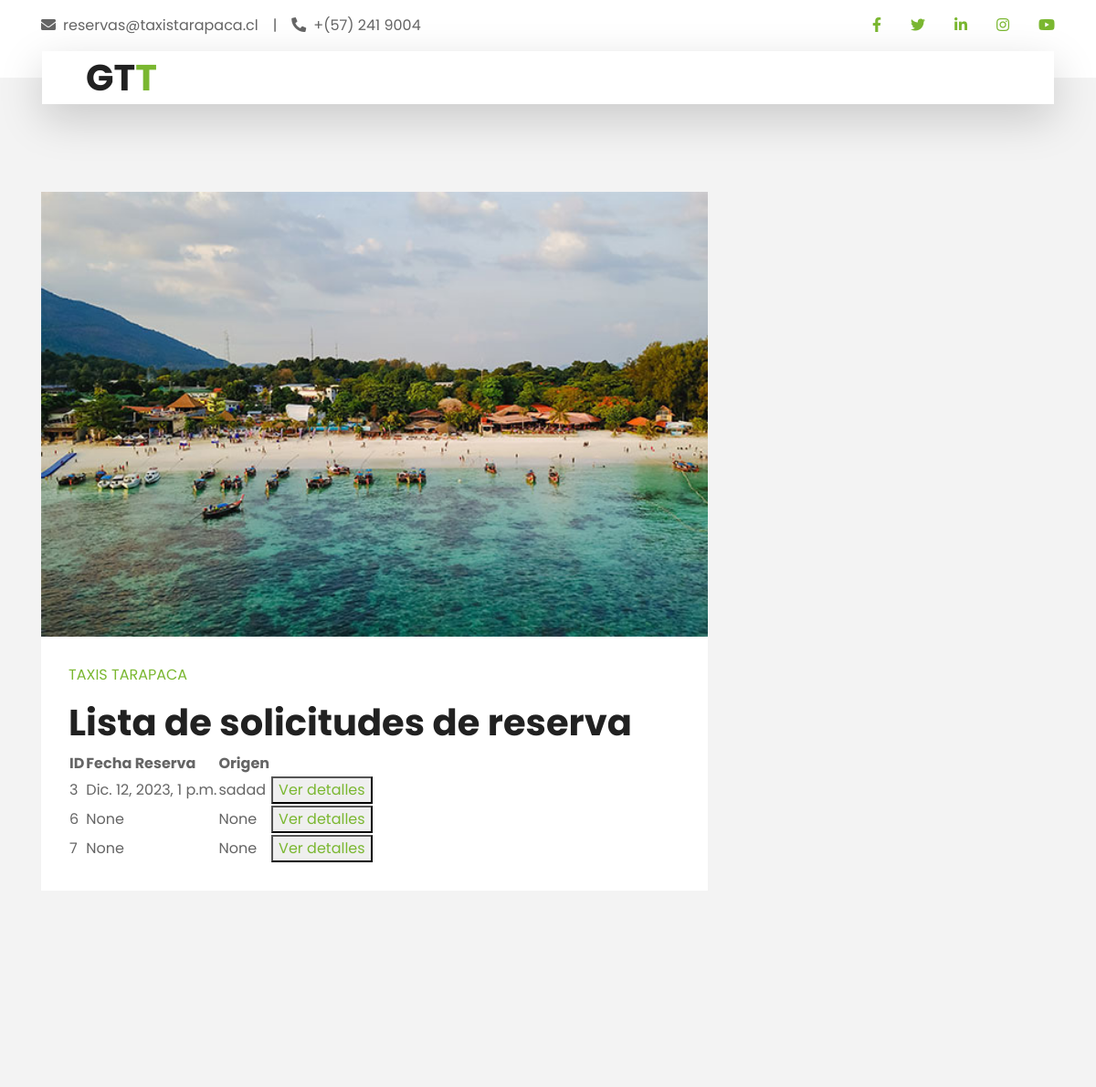
Before: /es/scr_ares/ (signed in, upper part) with the older database file.
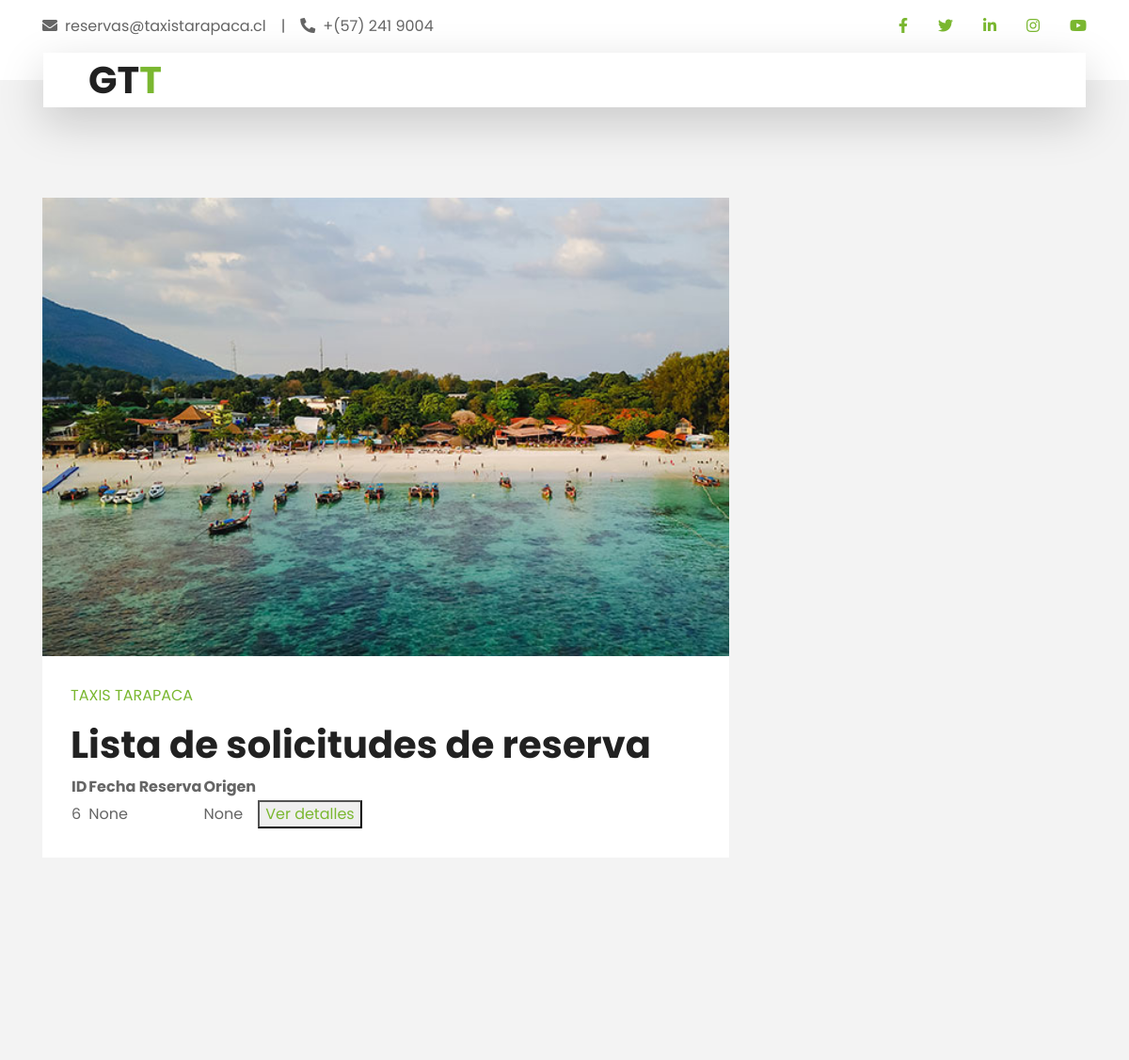
After: the same page with the newer database file.
### Gestion_viajes/models.py (models this page shows)
class Reserva(models.Model):
    id = models.AutoField(primary_key=True,unique=True)
    reservante = models.ForeignKey(Usuario,on_delete=models.SET_NULL,blank=True,null=True,default=None)
    fecha_reserva = models.DateTimeField(null=True,blank=True)
    origen = models.CharField(max_length=254,null=True,blank=True)
    numero_origen = models.IntegerField(null=True,blank=True)
    tipo_origen = models.ForeignKey(TiposCalle,on_delete = models.SET_NULL,blank=True,null=True,default=None,related_name='reserva_torigen')
    destino = models.CharField(max_length=54,null=True,blank=True)
    numero_destino = models.IntegerField(null=True,blank=True)
    tipo_destino = models.ForeignKey(TiposCalle,on_delete = models.SET_NULL,blank=True,null=True,default=None,related_name='reserva_tdestino')
    cantidad_pasajeros = models.IntegerField(null=True,blank=True)
    anulado = models.IntegerField(null=True,blank=True)
    observacion = models.TextField(null=True,blank=True)
    region = models.ForeignKey(Region,on_delete=models.SET_NULL,null=True,blank=True,default=None)
    ciudad = models.ForeignKey(Ciudad,on_delete=models.SET_NULL,null=True,blank=True,default=None)
    comuna = models.ForeignKey(Comuna,on_delete=models.SET_NULL,null=True,blank=True,default=None)
    region_destino = models.ForeignKey(Region,on_delete=models.SET_NULL,null=True,blank=True,default=None,related_name='reserva_rdestino')
    ciudad_destino = models.ForeignKey(Ciudad,on_delete=models.SET_NULL,null=True,blank=True,default=None,related_name='reserva_cidestino')
    comuna_destino = models.ForeignKey(Comuna,on_delete=models.SET_NULL,null=True,blank=True,default=None,related_name='reserva_codestino')
    tarifa = models.ForeignKey(Tarifa,on_delete=models.SET_NULL,null=True,blank=True,default=None)
    latitud_origen = models.DecimalField(max_digits=9, decimal_places=6, null=True, blank=True)
    longitud_origen = models.DecimalField(max_digits=9, decimal_places=6, null=True, blank=True)
    latitud_destino = models.DecimalField(max_digits=9, decimal_places=6, null=True, blank=True)
    longitud_destino = models.DecimalField(max_digits=9, decimal_places=6, null=True, blank=True)
    motivo_anulacion = models.TextField(null=True,blank=True)
    fecha_anulacion = models.DateTimeField(null=True,blank=True)
    descripcion = models.TextField(null=True,blank=True)
    estado_reserva = models.IntegerField(null=True,blank=True)
    medio_contacto = models.ForeignKey(MediosContacto,on_delete=models.SET_NULL,null=True,blank=True,default=None)
    prefijo = models.ForeignKey(PrefijosPais,on_delete=models.SET_NULL,null=True,blank=True,default=None)
    ruta_asociada = models.ForeignKey(Ruta,on_delete=models.SET_NULL,null=True,blank=True,default=None)
    contacto = models.CharField(max_length=54,null=True,blank=True)
    deleted_at = models.DateTimeField(null=True,blank=True)
    created_at = models.DateTimeField(null=True,blank=True)

### Gestion_viajes/views.py (the view)
# urls.py: path("scr_ares/",views.scr_admin_reservas,name='scr_admin_reservas'),
def scr_admin_reservas(request):
    usuario = request.session.get('user',None)
    if usuario is not None:
        reservas = Reserva.objects.filter(estado_reserva=0,deleted_at=None)
        return render(request, 'Gestion_viajes/scr_admin_reservas.html', {'reservas': reservas})
    else:
        return render('Gestion_viajes/err_frb.html')

### Taxis_tarapaca/templates/Gestion_viajes/scr_admin_reservas.html (shortened to what this page needs)
{% extends "secretarias_page.html" %}
{% load cms_tags %}
{% block content %}
    <h1>Lista de solicitudes de reserva</h1>
    <table>
        <thead>
            <tr>
                <th>ID</th>
                <th>Fecha Reserva</th>
                <th>Origen</th>
            </tr>
        </thead>
        <tbody>
            {% for reserva in reservas %}
                <tr>
                    <td>{{ reserva.id }}</td>
                    <td>{{ reserva.fecha_reserva }}</td>
                    <td>{{ reserva.origen }}</td>
                    <td>
                        <button><a href="{% url 'scr_ver_datos_reserva' id_reserva=reserva.id %}">Ver detalles</a></button>
                    </td>
                </tr>
            {% endfor %}
        </tbody>
    </table>
{% endblock content %}

Changed rows visible on the page:
no longer on this page (row edited): Reserva: id "3", fecha_reserva "Dic. 12, 2023, 1 p.m.", origen "sadad"
no longer on this page (row edited): Reserva: id "7", fecha_reserva "None", origen "None"
